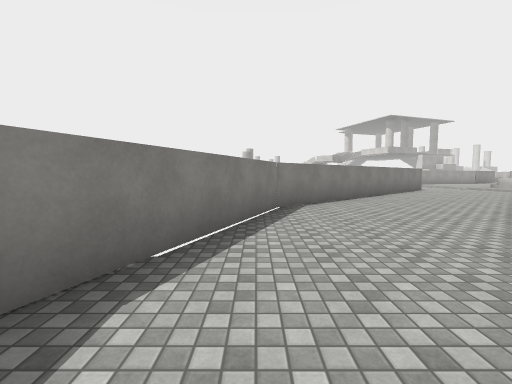
view 1 (above)

24 first-person views from a walk through a Unity game level. The camera is 1.5 m above the floor, tilts 4° down and sees 90° across. The floor is counted in squares, 2 m on a side. Each view is taken from the middle of a square. On the plan, view 1 faces up. The plan holds only what a view shows up to about 9 squares ahead; the rest is blank. The place goes on beyond the plan. Surface patterns are stand-ins for the level's own textures.

view 2
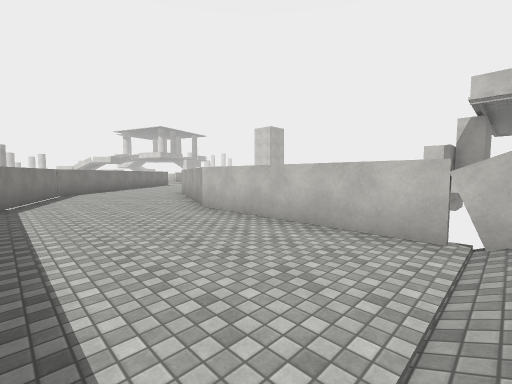

view 3
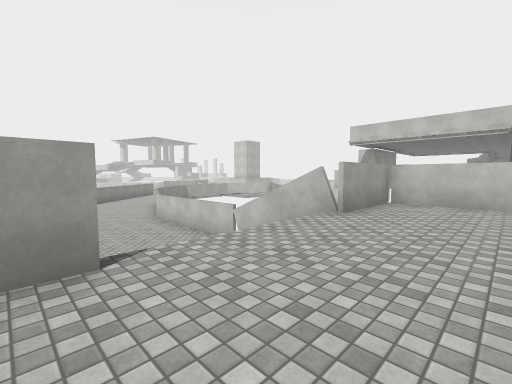

view 4
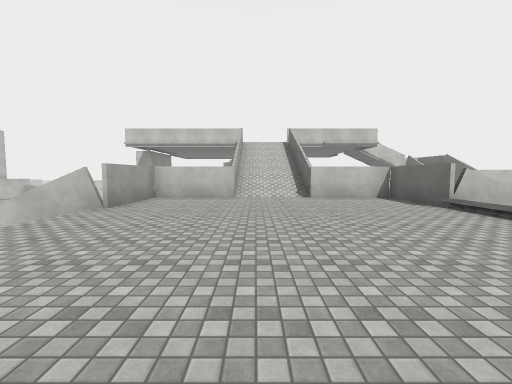

view 5
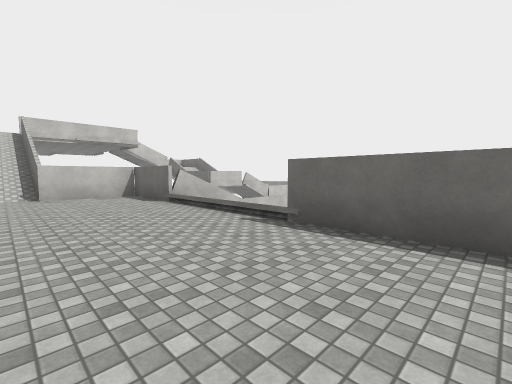

view 6
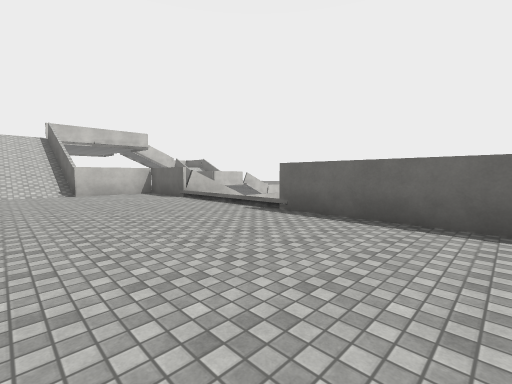

view 7
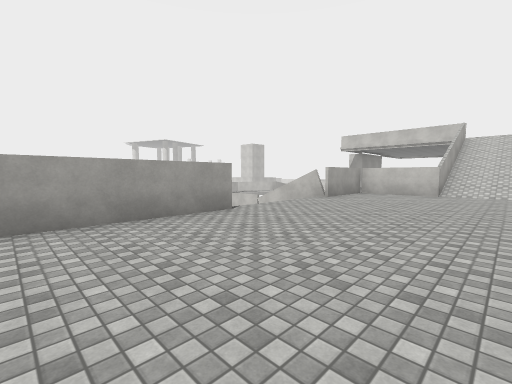

view 8
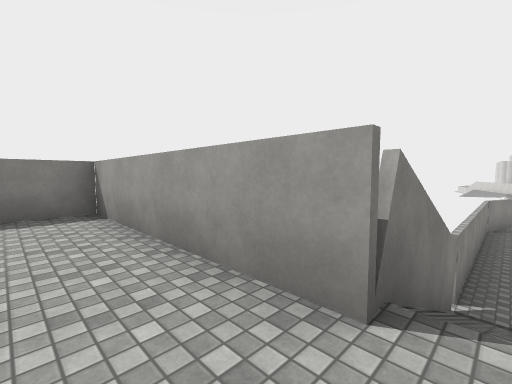

view 9
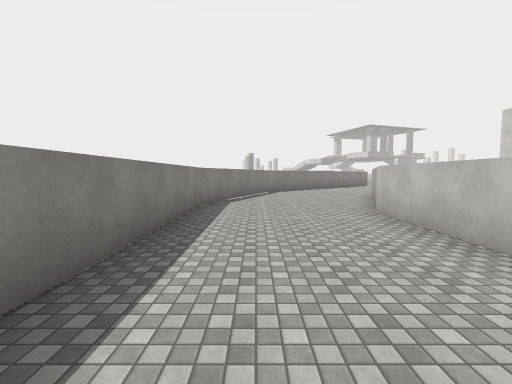

view 10
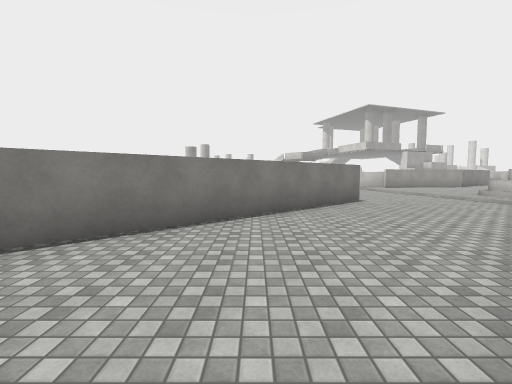

view 11
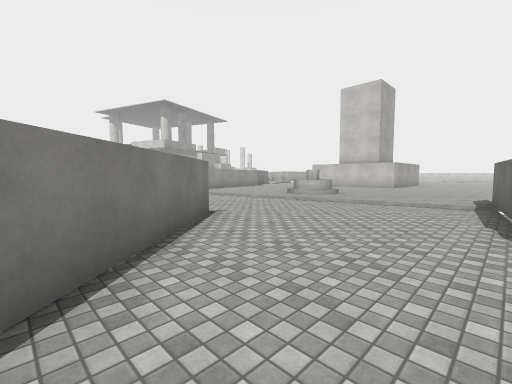

view 12
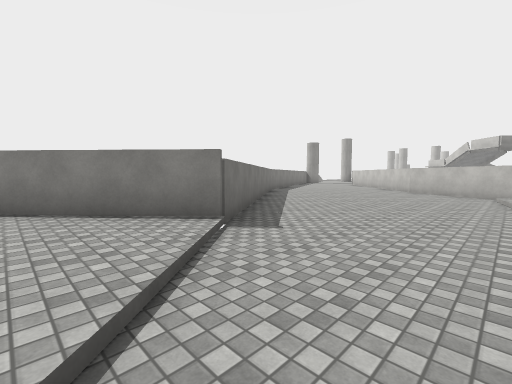

view 13
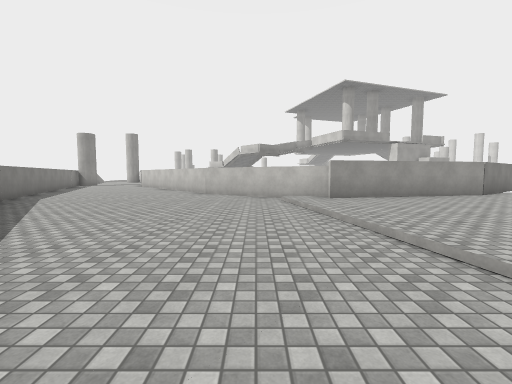

view 14
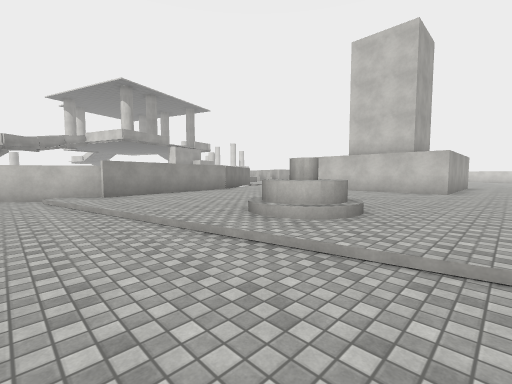

view 15
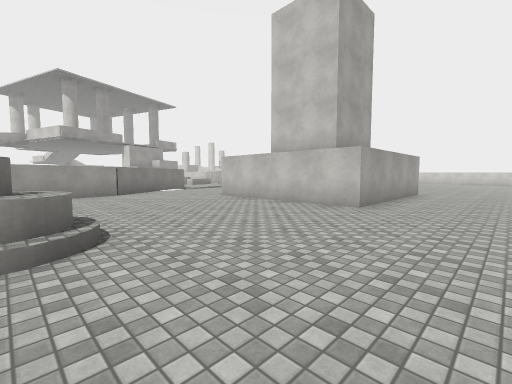

view 16
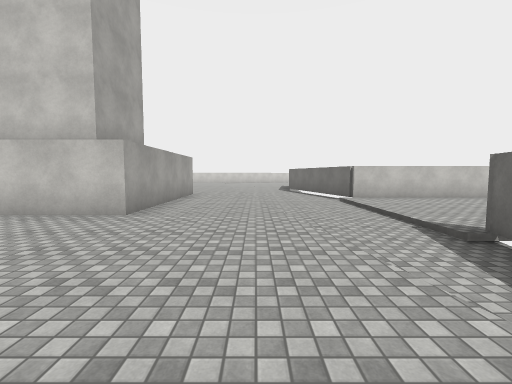

view 17
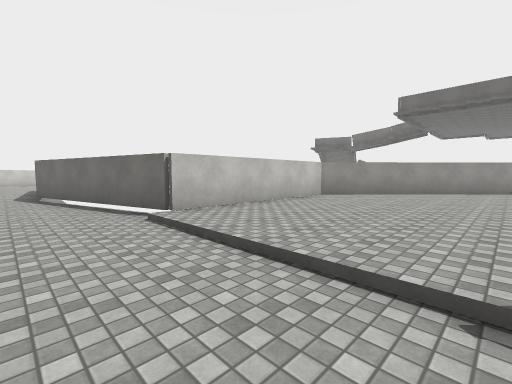

view 18
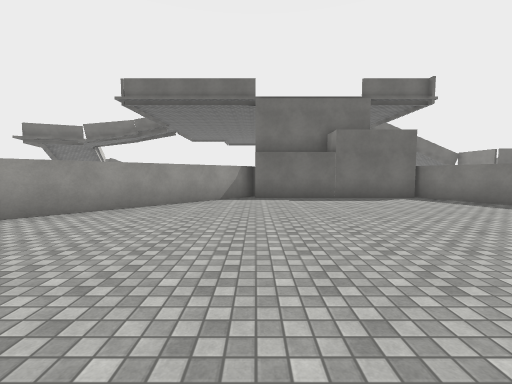

view 19
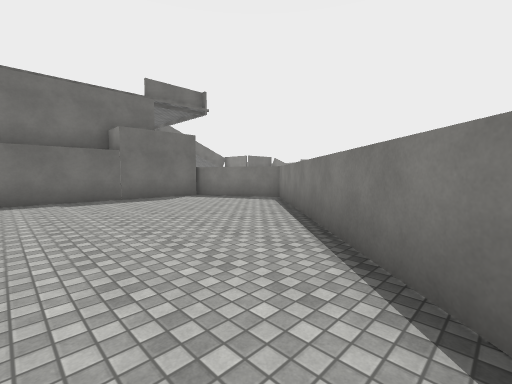

view 20
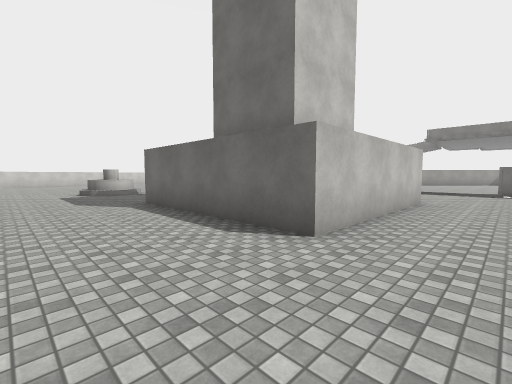

view 21
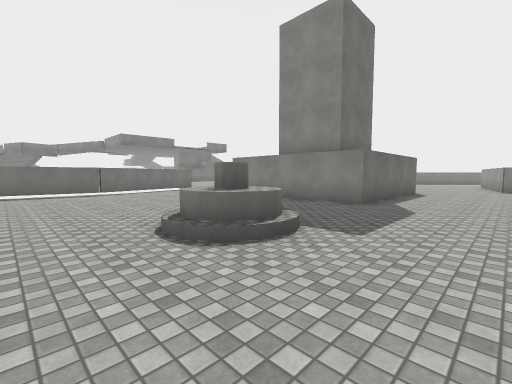

view 22
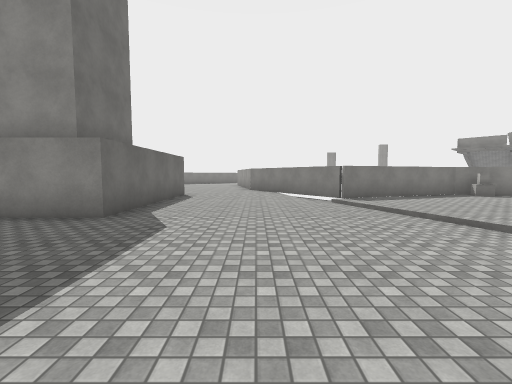

view 23
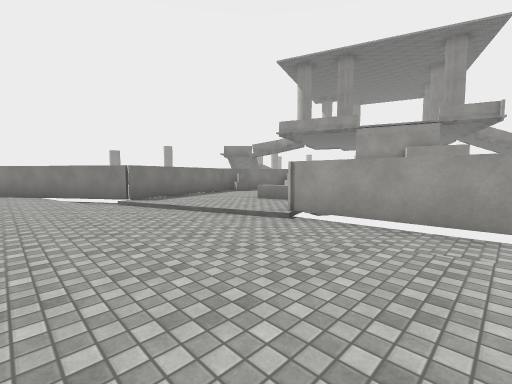

view 24
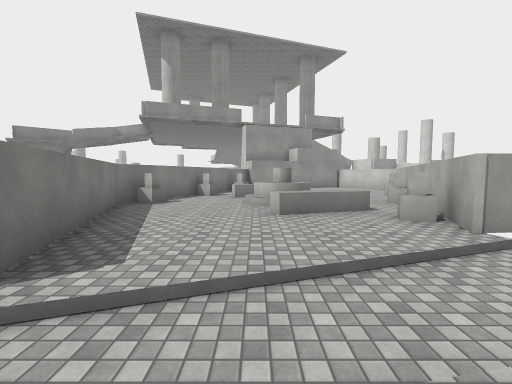

### Floor plan
Key: @ floor where view 1 was taken; # wall or solid block; . main floor; - floor 0.25 m lower than the main floor; : floor 2.25 m higher than the main floor; / step, stairs or slope; ^ raised ledge; v drop or lower ground; C cylinder; O other object.
Columns run from 5 left of view 1 to 31 right of it. Each row starts with its distance up from view 1.
 29                          #...   O
 28                          O..^C .O
 27                         #O..// .#
 26                         ##...^^O#
 25                          #.....O###
 24                          #...../---
 23                          ##.//---//
 22                         ##--///....
 21        #------###     ##//.........
 20        #--------#######..............
 19        ##-------/##..................
 18          -------/....................
 17           ------/........#####...CC..
 16           #------........#   #..  ...
 15           ##-----........#   #.  ....
 14            #-----//C.....#   #   ....
 13            ##----//C.....#####  .....
 12            ##/---/............  .....
 11           ##../---.............  //
 10          ##..../--.........///--  ---
  9         ##....../-/...///------------
  8        ##....../###  -----------#####
  7       ##.....          #..../####
  6      ##.....            .....#
  5     ##.....         ##.......#
  4     #.....         ##........#
  3     #....#         #.........#
  2    ##....#        #..........#
  1    #.....#       #..........#
  0    #.@..##       #.........##
 -1    #....#        #........##
 -2    #....#        #.......##
 -3    #....#        #########
 -4    #....#           vv #
 -5    #....#              #
 -6    #////#
 -7    #/   #
 -8 ####////###
 -9 ::::::::::#
-10 ::::::::::#
-11 ::::::::::##
-12 :::::::::::///
-13 :::::::::::///
-14 ::::::::::####
-15 ::::::::::#
-16 ::::////::#
-17 ####    ###
-18         #
-19         #

Positions as (right, up) in squares from view 1, and headings:
1: (0, 0), facing up
2: (-1, -6), facing up-right
3: (-2, -11), facing up-right
4: (-3, -12), facing right
5: (-4, -13), facing down-right
6: (-5, -12), facing down-right
7: (-5, -13), facing up-right
8: (-1, -10), facing up-left
9: (0, -6), facing up
10: (5, 5), facing up
11: (5, 8), facing up-right
12: (11, 10), facing up-left
13: (10, 12), facing up
14: (10, 11), facing up-right
15: (14, 10), facing up-right
16: (15, 10), facing right
17: (19, 9), facing down-right
18: (18, 5), facing down
19: (18, 5), facing down-left
20: (18, 20), facing down-right
21: (31, 20), facing down-left
22: (29, 20), facing left
23: (29, 20), facing up-left
24: (23, 21), facing up
